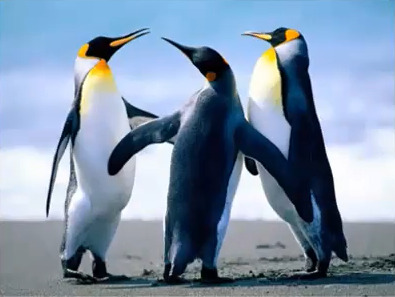
#> input picture datasets/penguin.jpg, 395 x 297 px
$ python '034 Tugas.py'
#> lines starting #> are read from the running program, lines starting #| are printed output that depends on the picture; after the words box and inside, x2 and y2 are one past the last pixel; in counts of white or black regions, pixels touching at a corner belong together
import cv2
import matplotlib.pyplot as plt
import matplotlib.image as mpimg
from urllib3.connectionpool import xrange

img1 = mpimg.imread("../datasets/penguin.jpg", 0)
#> img1 is the input picture: shape (297, 395, 3); mean R, G, B 128, 147.3, 169.6
img1_grey = cv2.cvtColor(img1, cv2.COLOR_BGR2GRAY)
img2 = mpimg.imread("../datasets/batu.jpg", 0)
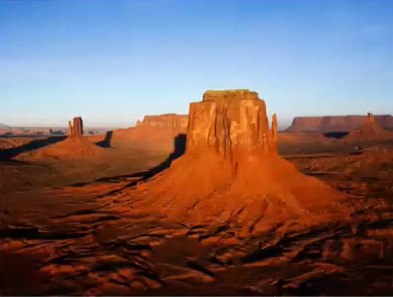
#> input picture datasets/batu.jpg, 393 x 297 px
#> img2 is the input picture: shape (297, 393, 3); mean R, G, B 123.1, 101.7, 101.9
img2_grey = cv2.cvtColor(img2, cv2.COLOR_BGR2GRAY)
img3 = mpimg.imread("../datasets/tulip.jpg", 0)
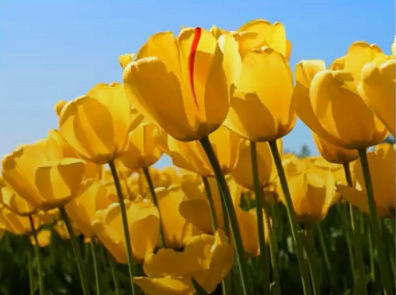
#> input picture datasets/tulip.jpg, 396 x 295 px
#> img3 is the input picture: shape (295, 396, 3); mean R, G, B 145.3, 125.7, 63.2
img3_grey = cv2.cvtColor(img3, cv2.COLOR_BGR2GRAY)
img4 = mpimg.imread("../datasets/koala.jpg", 0)
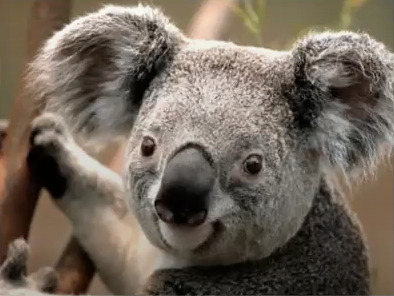
#> input picture datasets/koala.jpg, 394 x 296 px
#> img4 is the input picture: shape (296, 394, 3); mean R, G, B 112.6, 101.6, 89.6
img4_grey = cv2.cvtColor(img4, cv2.COLOR_BGR2GRAY)


def biner(img_src):
    b = cv2.threshold(img_src, 127, 255, cv2.THRESH_BINARY)
    return b


def biner_inv(img_src):
    b_inv = cv2.threshold(img_src, 127, 255, cv2.THRESH_BINARY_INV)
    return b_inv


def trunc(img_src):
    t = cv2.threshold(img_src, 127, 255, cv2.THRESH_TRUNC)
    return t


def tozero(img_src):
    tz = cv2.threshold(img_src, 127, 255, cv2.THRESH_TOZERO)
    return tz


def tozero_inv(img_src):
    tz_inv = cv2.threshold(img_src, 127, 255, cv2.THRESH_TOZERO_INV)
    return tz_inv


# penguin
ret, thresh1_1 = biner(img1_grey)
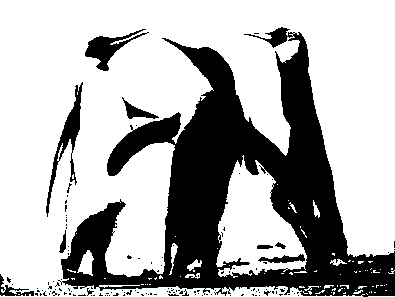
#> thresh1_1: shape (297, 395); 69.2% white; 133 black regions (123 under 20 px), largest, box (x1, y1, x2, y2) and area: (58, 27, 395, 297) 32915, (46, 82, 83, 217) 1022, (85, 29, 149, 71) 854
#> ret = 127
ret, thresh2_1 = biner_inv(img1_grey)
ret, thresh3_1 = trunc(img1_grey)
ret, thresh4_1 = tozero(img1_grey)
ret, thresh5_1 = tozero_inv(img1_grey)

# batu
ret, thresh1_2 = biner(img2_grey)
#> thresh1_2: shape (297, 393); 39.6% white; 25 white regions (20 under 20 px), largest, box (x1, y1, x2, y2) and area: (0, 0, 393, 134) 45972, (210, 103, 215, 116) 31, (245, 100, 253, 107) 28, (244, 116, 247, 130) 26, (182, 118, 188, 127) 25
ret, thresh2_2 = biner_inv(img2_grey)
ret, thresh3_2 = trunc(img2_grey)
ret, thresh4_2 = tozero(img2_grey)
ret, thresh5_2 = tozero_inv(img2_grey)

# tulip
ret, thresh1_3 = biner(img3_grey)
#> thresh1_3: shape (295, 396); 35.9% white; 96 white regions (67 under 20 px), largest, box (x1, y1, x2, y2) and area: (0, 0, 396, 182) 37255, (276, 115, 340, 200) 1552, (307, 165, 346, 207) 551
ret, thresh2_3 = biner_inv(img3_grey)
ret, thresh3_3 = trunc(img3_grey)
ret, thresh4_3 = tozero(img3_grey)
ret, thresh5_3 = tozero_inv(img3_grey)
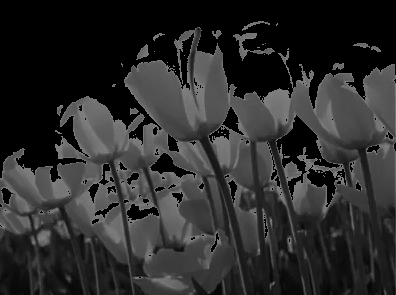
#> thresh5_3: shape (295, 396); min 0, max 127, mean 43.8

# koala
ret, thresh1_4 = biner(img4_grey)
#> thresh1_4: shape (296, 394); 27.2% white; 181 white regions (153 under 20 px), largest, box (x1, y1, x2, y2) and area: (25, 0, 394, 284) 26455, (321, 138, 367, 202) 810, (367, 110, 394, 176) 671
ret, thresh2_4 = biner_inv(img4_grey)
ret, thresh3_4 = trunc(img4_grey)
ret, thresh4_4 = tozero(img4_grey)
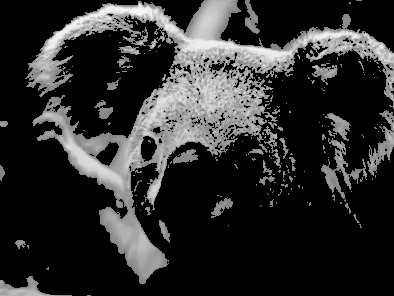
#> thresh4_4: shape (296, 394); min 0, max 252, mean 45.3
ret, thresh5_4 = tozero_inv(img4_grey)
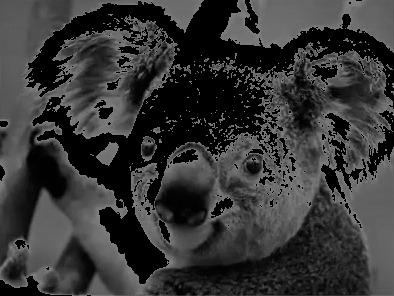
#> thresh5_4: shape (296, 394); min 0, max 127, mean 54

titles = [
    'Penguin Image', 'Penguin Binary', 'Penguin BinaryINV', 'Penguin Trunc', 'Penguin Tozero', 'Penguin TozeroINV',
    'Batu Image', 'Batu Binary', 'Batu BinaryINV', 'Batu Trunc', 'Batu Tozero', 'Batu TozeroINV',
    'Tulip Image', 'Tulip Binary', 'Tulip BinaryINV', 'Tulip Trunc', 'Tulip Tozero', 'Tulip TozeroINV',
    'Koala Image', 'Koala Binary', 'Koala BinaryINV', 'Koala Trunc', 'Koala Tozero', 'Koala TozeroINV'
]

images = [
    img1, thresh1_1, thresh2_1, thresh3_1, thresh4_1, thresh5_1,
    img2, thresh1_2, thresh2_2, thresh3_2, thresh4_2, thresh5_2,
    img3, thresh1_3, thresh2_3, thresh3_3, thresh4_3, thresh5_3,
    img4, thresh1_4, thresh2_4, thresh3_4, thresh4_4, thresh5_4
]

#> (the run stopped early here; a loop or call above may not have finished)
